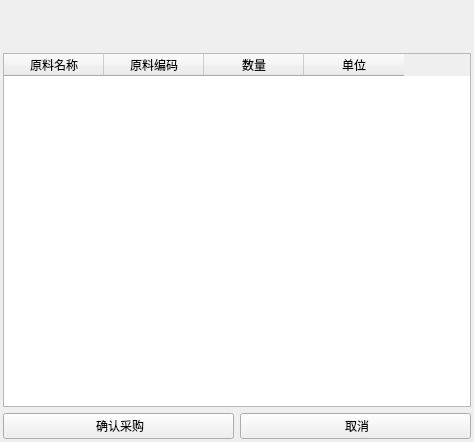
<?xml version="1.0" encoding="UTF-8"?>
<ui version="4.0">
 <class>ConfirmSafeMat</class>
 <widget class="QWidget" name="ConfirmSafeMat">
  <property name="geometry">
   <rect>
    <x>0</x>
    <y>0</y>
    <width>474</width>
    <height>442</height>
   </rect>
  </property>
  <property name="windowTitle">
   <string>Form</string>
  </property>
  <layout class="QVBoxLayout" name="verticalLayout_2">
   <property name="leftMargin">
    <number>3</number>
   </property>
   <property name="topMargin">
    <number>3</number>
   </property>
   <property name="rightMargin">
    <number>3</number>
   </property>
   <property name="bottomMargin">
    <number>3</number>
   </property>
   <item>
    <spacer name="horizontalSpacer">
     <property name="orientation">
      <enum>Qt::Horizontal</enum>
     </property>
     <property name="sizeHint" stdset="0">
      <size>
       <width>40</width>
       <height>25</height>
      </size>
     </property>
    </spacer>
   </item>
   <item>
    <spacer name="horizontalSpacer_2">
     <property name="orientation">
      <enum>Qt::Horizontal</enum>
     </property>
     <property name="sizeHint" stdset="0">
      <size>
       <width>40</width>
       <height>25</height>
      </size>
     </property>
    </spacer>
   </item>
   <item>
    <layout class="QVBoxLayout" name="verticalLayout">
     <item>
      <widget class="QTableWidget" name="tableWidgetData">
       <property name="styleSheet">
        <string notr="true"/>
       </property>
       <column>
        <property name="text">
         <string>原料名称</string>
        </property>
       </column>
       <column>
        <property name="text">
         <string>原料编码</string>
        </property>
       </column>
       <column>
        <property name="text">
         <string>数量</string>
        </property>
       </column>
       <column>
        <property name="text">
         <string>单位</string>
        </property>
       </column>
      </widget>
     </item>
     <item>
      <layout class="QHBoxLayout" name="horizontalLayout">
       <item>
        <widget class="QPushButton" name="pushButtonConfirm">
         <property name="text">
          <string> 确认采购</string>
         </property>
         <property name="icon">
          <iconset resource="../../../res.qrc">
           <normaloff>:/image/image/确认.png</normaloff>:/image/image/确认.png</iconset>
         </property>
        </widget>
       </item>
       <item>
        <widget class="QPushButton" name="pushButtonCancel">
         <property name="text">
          <string> 取消</string>
         </property>
         <property name="icon">
          <iconset resource="../../../res.qrc">
           <normaloff>:/image/image/cancel.png</normaloff>:/image/image/cancel.png</iconset>
         </property>
        </widget>
       </item>
      </layout>
     </item>
    </layout>
   </item>
  </layout>
 </widget>
 <resources>
  <include location="../../../res.qrc"/>
 </resources>
 <connections/>
</ui>
